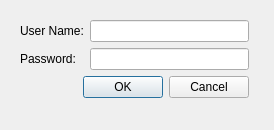
<?xml version="1.0" encoding="UTF-8"?>
<ui version="4.0">
 <class>Login</class>
 <widget class="QDialog" name="Login">
  <property name="geometry">
   <rect>
    <x>0</x>
    <y>0</y>
    <width>274</width>
    <height>130</height>
   </rect>
  </property>
  <property name="windowTitle">
   <string>Login</string>
  </property>
  <widget class="QWidget" name="layoutWidget">
   <property name="geometry">
    <rect>
     <x>20</x>
     <y>20</y>
     <width>229</width>
     <height>89</height>
    </rect>
   </property>
   <layout class="QFormLayout" name="formLayout">
    <item row="0" column="0">
     <widget class="QLabel" name="labelUserName">
      <property name="text">
       <string>User Name:</string>
      </property>
     </widget>
    </item>
    <item row="0" column="1">
     <widget class="QLineEdit" name="lineEditUserName"/>
    </item>
    <item row="1" column="0">
     <widget class="QLabel" name="labelPassword">
      <property name="text">
       <string>Password:</string>
      </property>
     </widget>
    </item>
    <item row="1" column="1">
     <widget class="QLineEdit" name="lineEditPassword">
      <property name="echoMode">
       <enum>QLineEdit::Password</enum>
      </property>
     </widget>
    </item>
    <item row="2" column="0" colspan="2">
     <widget class="QDialogButtonBox" name="buttonBox">
      <property name="orientation">
       <enum>Qt::Horizontal</enum>
      </property>
      <property name="standardButtons">
       <set>QDialogButtonBox::Cancel|QDialogButtonBox::Ok</set>
      </property>
     </widget>
    </item>
   </layout>
  </widget>
 </widget>
 <resources/>
 <connections>
  <connection>
   <sender>buttonBox</sender>
   <signal>accepted()</signal>
   <receiver>Login</receiver>
   <slot>accept()</slot>
   <hints>
    <hint type="sourcelabel">
     <x>248</x>
     <y>254</y>
    </hint>
    <hint type="destinationlabel">
     <x>157</x>
     <y>274</y>
    </hint>
   </hints>
  </connection>
  <connection>
   <sender>buttonBox</sender>
   <signal>rejected()</signal>
   <receiver>Login</receiver>
   <slot>reject()</slot>
   <hints>
    <hint type="sourcelabel">
     <x>316</x>
     <y>260</y>
    </hint>
    <hint type="destinationlabel">
     <x>286</x>
     <y>274</y>
    </hint>
   </hints>
  </connection>
 </connections>
</ui>
